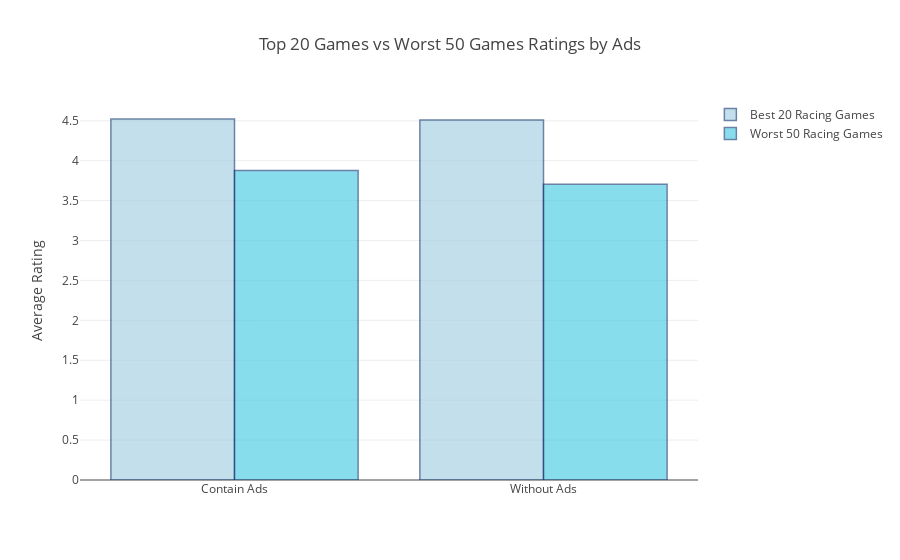

Notebook code cell kept with this figure:
### Code cell
#Barchart for Ratings by Ads 

x = ['Contain Ads', 'Without Ads']
y = top20gameads.starrating.tolist()
y2 = bot50gameads.starrating.tolist()


trace1 = go.Bar(
    x=x,
    y=y,
    name = 'Best 20 Racing Games',
    marker=dict(
        color='rgb(158,202,225)',
        line=dict(
            color='rgb(8,48,107)',
            width=1.5),
        ),
    opacity=0.6
)


trace2 = go.Bar(
    x=x,
    y=y2,
    name = 'Worst 50 Racing Games',
    marker=dict(
        color='rgb(58,200,225)',
        line=dict(
            color='rgb(8,48,107)',
            width=1.5),
        ),
    opacity=0.6
)


layout = go.Layout(
    title='Top 20 Games vs Worst 50 Games Ratings by Ads',
    yaxis=dict(title='Average Rating')
)



data = [trace1,trace2]

fig = go.Figure(data=data, layout=layout)

py.offline.iplot(fig, filename='Top 20 Games vs Worst 50 Games Ratings by Ads')

### Figure 1 — Plotly figure (JSON) as saved in the notebook; plotly's stock layout.template omitted (floating-point values rounded to 4 significant figures)
{"data": [{"marker": {"color": "rgb(158,202,225)", "line": {"color": "rgb(8,48,107)", "width": 1.5}}, "name": "Best 20 Racing Games", "opacity": 0.6, "type": "bar", "x": ["Contain Ads", "Without Ads"], "y": [4.522, 4.509]}, {"marker": {"color": "rgb(58,200,225)", "line": {"color": "rgb(8,48,107)", "width": 1.5}}, "name": "Worst 50 Racing Games", "opacity": 0.6, "type": "bar", "x": ["Contain Ads", "Without Ads"], "y": [3.878, 3.704]}], "layout": {"title": "Top 20 Games vs Worst 50 Games Ratings by Ads", "yaxis": {"title": "Average Rating"}}}
